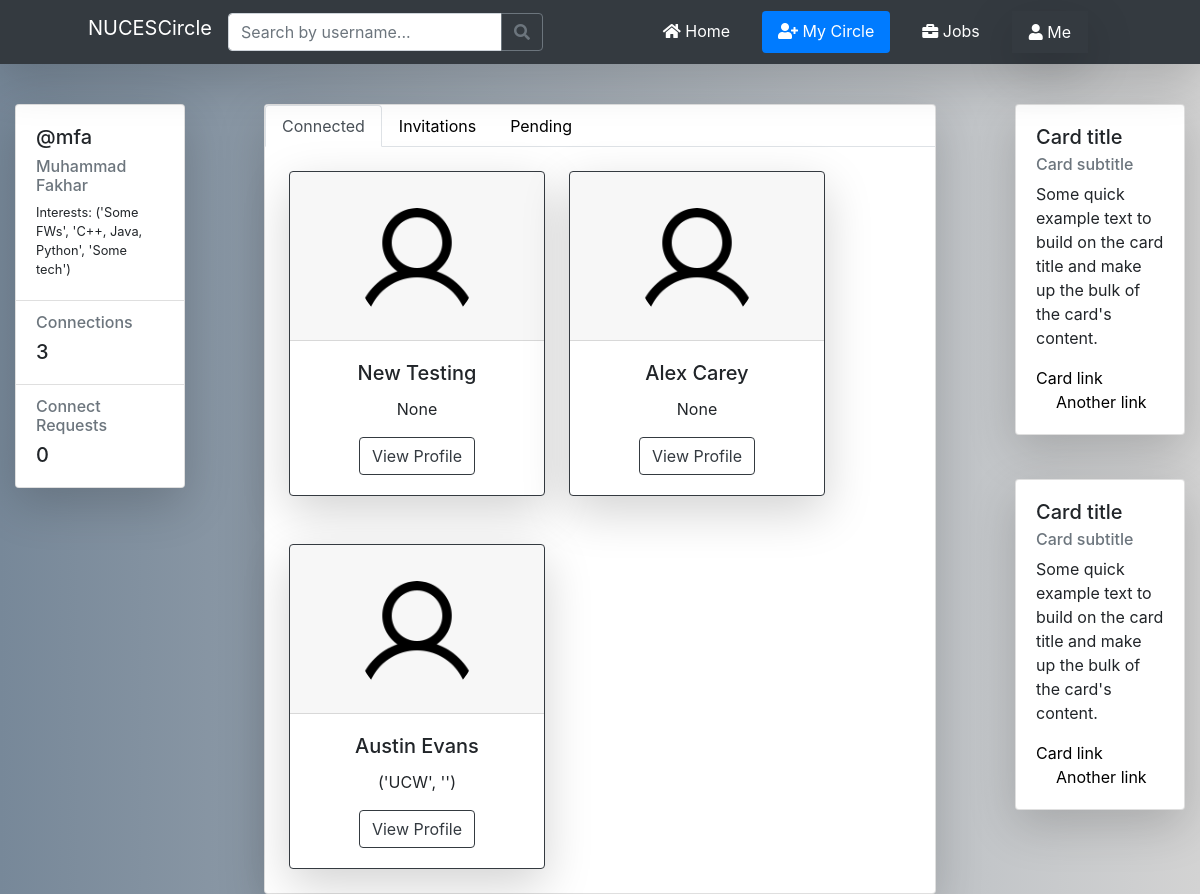
The page /my_circle/ (signed in) on the database its author committed.
### users/models.py (models this page shows, shortened)
class Interests(models.Model):
    frameworks = models.CharField(max_length=255, blank=True)
    languages = models.CharField(max_length=255, blank=True)
    technologies = models.CharField(max_length=255, blank=True)
    user = models.OneToOneField(User, on_delete=models.CASCADE)
    def __str__(self):
        return f'{self.frameworks, self.languages, self.technologies}'

class Profile(models.Model):
    user = models.OneToOneField(User, on_delete=models.CASCADE)
    accomplishments = models.CharField(max_length=255, blank=True)
    skills = models.CharField(max_length=255, blank=True)
    experiences = models.CharField(max_length=255, blank=True)
    interests = models.CharField(max_length=255, blank=True)
    grad_date = models.DateTimeField(blank=True, null=True)
    image = models.ImageField(default='default.jpg', upload_to='profile_pics')
    friends = models.ManyToManyField("Profile", blank=True)  # to have a list of all the associated other user models

class Education(models.Model):
    school = models.CharField(max_length=255, blank=False)
    degree = models.CharField(max_length=255, blank=True)
    study_field = models.CharField(max_length=255, blank=True)
    description = models.TextField(max_length=1023, blank=True)
    grad_year = models.DateField(blank=True, null=True)
    user = models.ForeignKey(User, on_delete=models.CASCADE)
    def __str__(self):
        return f'{self.school, self.degree}'

### nucescircle/views.py (the view)
# urls.py: path('my_circle/', views.my_circle, name='my-circle'),
@login_required
def my_circle(request):
    rec = Recruiter.objects.filter(user=request.user)
    if rec:
        return redirect('circle-recruit')
    p = Profile.objects.get(user=request.user)
    friends = p.friends.all()
    sent_friend_requests = UserConnections.objects.filter(from_user=request.user)
    rec_friend_requests = UserConnections.objects.filter(to_user=request.user)  # if anyone have sent requests to me
    context = {
        'friends_list': friends,
        'sent_friend_requests': sent_friend_requests,
        'rec_friend_requests': rec_friend_requests
    }
    return render(request, 'nucescircle/MyCircle.html', context)

### nucescircle/templates/nucescircle/MyCircle.html (shortened to what this page needs)
{% extends "nucescircle/base.html" %}
{% block content %}
    <div class="container-fluid gedf-wrapper">
        <div class="row">
            <div class="col-md-2 mt-4">
            <div class="card position-sticky shadow-lg mb-5 bg-white">
                <div class="card-body">
                    <div class="h5">@{{user.username}}</div>
                    <div class="h6 text-muted">{{user.first_name}} {{user.last_name}}</div>
                    <div class="h7">Interests: {{ user.interests }}</div>
                </div>
                <ul class="list-group list-group-flush">
                    <li class="list-group-item">
                        <div class="h6 text-muted">Connections</div>
                        <div class="h5">{{ friends_list|length }}</div>
                    </li>
                    <li class="list-group-item">
                        <div class="h6 text-muted">Connect Requests</div>
                        <div class="h5">{{ rec_friend_requests|length }}</div>
                    </li>
                </ul>
            </div>
        </div>
            <div class="col-md-8 gedf-main mt-4">
                <div class="card shadow-lg">
                    <ul class="nav nav-tabs" id="myTab" role="tablist">
                      <li class="nav-item">
                        <a class="nav-link active" id="connected-tab" data-toggle="tab" href="#connected" role="tab" aria-controls="connected" aria-selected="true">Connected</a>
                      </li>
                      <li class="nav-item">
                        <a class="nav-link" id="inv-tab" data-toggle="tab" href="#inv" role="tab" aria-controls="inv" aria-selected="false">Invitations</a>
                      </li>
                      <li class="nav-item">
                        <a class="nav-link" id="pending-tab" data-toggle="tab" href="#pending" role="tab" aria-controls="pending" aria-selected="false">Pending</a>
                      </li>
                    </ul>
                    <div class="tab-content" id="myTabContent">
                      <div class="tab-pane fade show active " id="connected" role="tabpanel" aria-labelledby="connected-tab">
                          <div class="form-inline text-justify">
                              {% if not friends_list %}
                                <div class="mx-auto px-3 py-3">
                                    <h5> No Connections yet.</h5>
                                </div>
                              {% else %}
                              {% for friend in friends_list %}
                                  <div class="search-user-card text-center card border-dark mt-4 ml-4 mb-4 shadow-lg">
                                        <div class="card-header">
                                            <a href="{% url 'view-profile' friend.user.id %}">
                                                    <img class="rounded-circle mt-4" src="{{ friend.user.profile.image.url }}" height="120" width="120" alt="User Profile Image"/>
                                            </a>
                                        </div>
                                        <div class="card-body">
                                            <h5 class="card-title">{{friend.user.first_name}} {{friend.user.last_name}}</h5>
                                            <p class="card-text">{{ friend.user.education_set.all.first }}</p>
                                            <a href="{% url 'view-profile' friend.user.id %}" class="btn btn-outline-dark">View Profile</a>
                                        </div>
                                  </div>
                              {% endfor %}
                              {% endif %}
                          </div>
                      </div>
                    </div>
                </div>
            </div>
            <div class="col-md-2 mt-4">
                <div class="card gedf-card shadow-lg">
                    <div class="card-body">
                        <h5 class="card-title">Card title</h5>
                        <h6 class="card-subtitle mb-2 text-muted">Card subtitle</h6>
                        <p class="card-text">Some quick example text to build on the card title and make up the bulk of the
                            card's content.</p>
                        <a href="#" class="card-link">Card link</a>
                        <a href="#" class="card-link">Another link</a>
                    </div>
                </div>
                <div class="card gedf-card mt-4 shadow-lg">
                    <div class="card-body">
                        <h5 class="card-title">Card title</h5>
                        <h6 class="card-subtitle mb-2 text-muted">Card subtitle</h6>
                        <p class="card-text">Some quick example text to build on the card title and make up the bulk of the
                            card's content.</p>
                        <a href="#" class="card-link">Card link</a>
                        <a href="#" class="card-link">Another link</a>
                    </div>
                </div>
            </div>
        </div>
    </div>
{% endblock %}

### nucescircle/static/nucescircle/newStyling.css (style rules this page uses)
a { color: black; }
#gradBg2 { background-color: slategray; background-image: linear-gradient(90deg, lightslategray, lightgray); }
body { background-color: #eeeeee; }
.h7 { font-size: 0.8rem; }
.gedf-wrapper { margin-top: 0.97rem; }
@media (min-width: 992px) { .gedf-main { padding-left: 4rem; padding-right: 4rem; } }
@media (min-width: 992px) { .gedf-card { margin-bottom: 2.77rem; } }
.search-user-card { width: 16rem; }

### rows shown on the page
Profile: user.profile.image (placeholder picture), user.first_name "New", user.last_name "Testing", user.education_set.all.first "None"
Profile: user.profile.image (placeholder picture), user.first_name "Alex", user.last_name "Carey", user.education_set.all.first "None"
Profile: user.profile.image (placeholder picture), user.first_name "Austin", user.last_name "Evans", user.education_set.all.first "('UCW', '')"

### other values the page prints
{{ user.username }} "mfa"
{{ user.first_name }} "Muhammad"
{{ user.last_name }} "Fakhar"
{{ user.interests }} "('Some FWs', 'C++, Java, Python', 'Some tech')"
{{ friends_list|length }} "3"
{{ rec_friend_requests|length }} "0"
